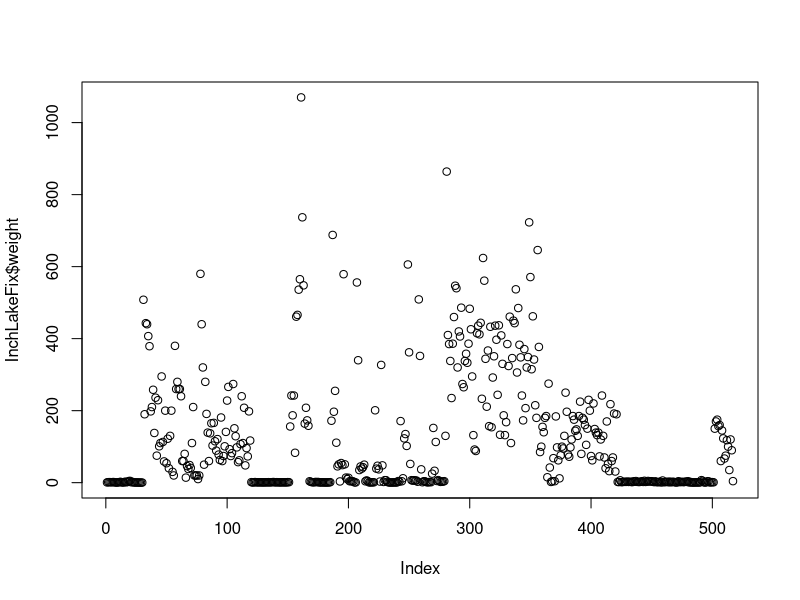

Write the R code that produced this figure.
## ---- chunk 1
# If you don't yet have tidyverse run:
# install.packages("tidyverse")
library(tidyverse)
## ---- chunk 2
InchLake <- read.csv("data/InchLake2-Broken.csv")
InchLake <- select(InchLake, -X)

str(InchLake)
head(InchLake)
tail(InchLake)
## ---- chunk 3
# Create a new df to work and manipulate
InchLakeFix <- InchLake

# class of each variable
sapply(InchLakeFix, class)

# investigate factors of weight
levels(InchLakeFix$weight)


# removing commas using gsub(); first, convert to character

InchLakeFix$weight <- as.character(InchLakeFix$weight)
InchLakeFix$weight <- gsub(",", 
                       "", 
                       InchLakeFix$weight)

InchLakeFix$weight <- as.numeric(InchLakeFix$weight)

# run this to check if everything's in order: 
# sapply() to check levels
# levels() should be NULL
# range (), max(), plot() to check numeric values

sapply(InchLakeFix, class)
levels(InchLakeFix$weight)
range(InchLakeFix$weight)
max(InchLakeFix$weight)
plot(InchLakeFix$weight)
## ---- chunk 4
levels(InchLakeFix$year)
InchLakeFix$year <- as.character(InchLakeFix$year)

levels(InchLakeFix$year) <- list("2007"=c("2007", "2O07"), 
                                 "2008"=c("2008", "2 008", "2048"))
levels(InchLakeFix$year)
unique(InchLakeFix$year)

## ---- chunk 5


